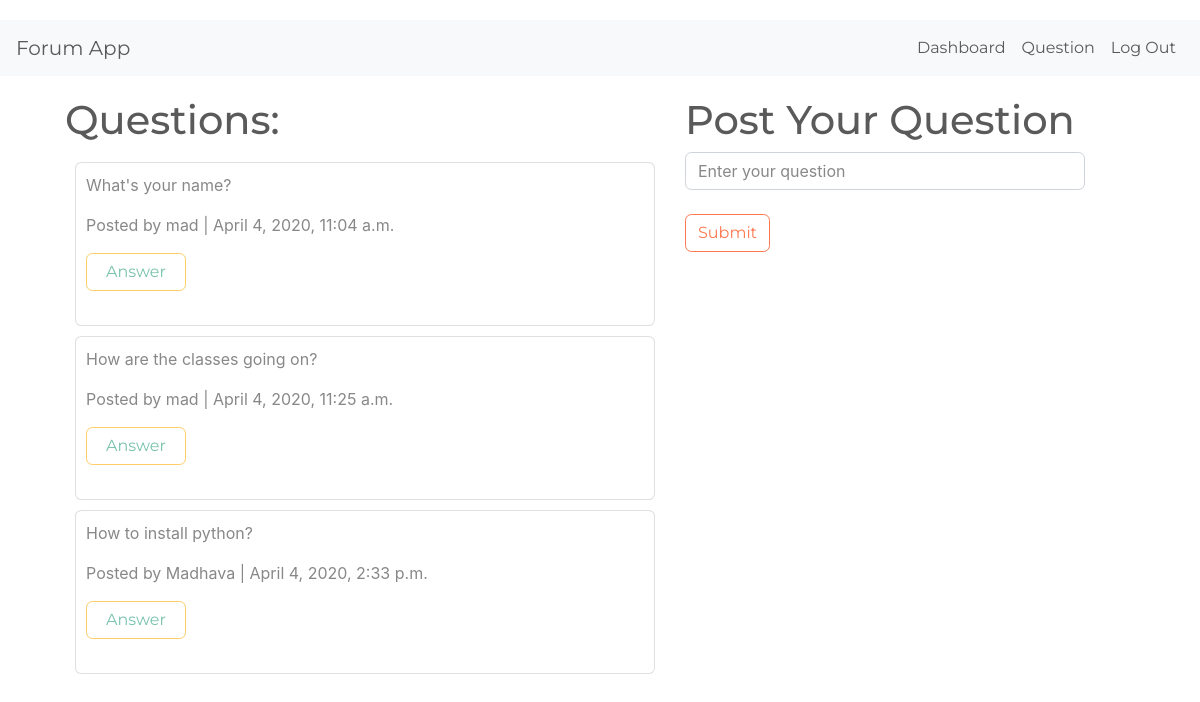
Screenshot of /questions/ (signed in) with the database file from the repository.
### forum/models.py (models this page shows)
class Question(models.Model):
    author=models.ForeignKey(User,on_delete=models.CASCADE,null=True,blank=True)
    question=models.CharField(max_length=200)
    timestamp=models.DateTimeField(auto_now=True)

### forum/views.py (the view)
# urls.py: path('questions/',questions),
def questions(request):
    all_question=Question.objects.all()
    if request.method=="POST":
        qstn=request.POST["question"]
        user=request.user
        quest=Question.objects.create(question=qstn,author=user)
        return redirect("/dashboard/")
    return render(request,"question.html",{"question":all_question})

### forum/templates/question.html (shortened to what this page needs)
{% extends 'base.html' %}
{% block body %}
<div class="container" style="display: flex;">
<div style="width: 600px;margin-right: 20px;">
    <h1>Questions:</h1>
    <div  style="padding:10px">
    {% for q in question %}
        <div class="card" style="padding: 10px; margin-bottom: 10px;">
            <p>{{q.question}}</p>
            <p>Posted by {{q.author}} | {{q.timestamp}}</p>
            <button class="btn btn-outline-warning" style="width: 100px;"><a href="/discussion/{{q.id}}/" style="text-decoration: none;">Answer</a></button><br>
        </div>
    {% endfor %}
    </div>
</div style="width:300px;">
<div>
    <h1>Post Your Question</h1>
    <form action="/questions/" method="post" class="form-group">
        <input type="text" name="question" class="form-control" placeholder="Enter your question" style="width: 400px;">
        <br>
        <button type="submit" class="btn btn-outline-danger">Submit</button>
    </form>
</div>
</div>
{% endblock %}

### rows the page displays
Question: question "What's your name?", author "mad", timestamp "April 4, 2020, 11:04 a.m."
Question: question "How are the classes going on?", author "mad", timestamp "April 4, 2020, 11:25 a.m."
Question: question "How to install python?", author "Madhava", timestamp "April 4, 2020, 2:33 p.m."
